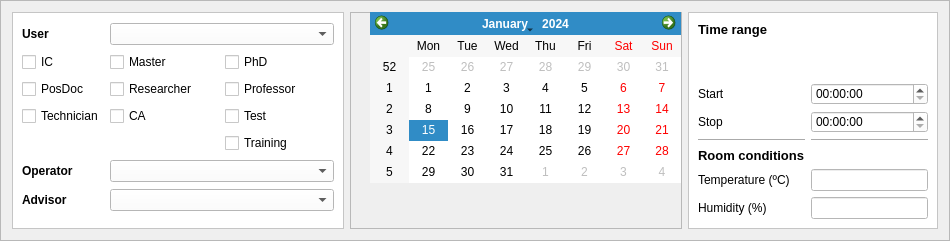
        <widget class="QFrame" name="frame_2">
         <property name="minimumSize">
          <size>
           <width>950</width>
           <height>180</height>
          </size>
         </property>
         <property name="maximumSize">
          <size>
           <width>16777215</width>
           <height>16777215</height>
          </size>
         </property>
         <property name="styleSheet">
          <string notr="true"/>
         </property>
         <property name="frameShape">
          <enum>QFrame::StyledPanel</enum>
         </property>
         <property name="frameShadow">
          <enum>QFrame::Raised</enum>
         </property>
         <layout class="QHBoxLayout" name="horizontalLayout_2">
          <item>
           <widget class="QFrame" name="frame_18">
            <property name="maximumSize">
             <size>
              <width>16777215</width>
              <height>16777215</height>
             </size>
            </property>
            <property name="styleSheet">
             <string notr="true">background-color: rgb(255, 255, 255);</string>
            </property>
            <property name="frameShape">
             <enum>QFrame::StyledPanel</enum>
            </property>
            <property name="frameShadow">
             <enum>QFrame::Raised</enum>
            </property>
            <layout class="QGridLayout" name="gridLayout">
             <item row="7" column="1" colspan="2">
              <widget class="QComboBox" name="technician_comboBox">
               <property name="minimumSize">
                <size>
                 <width>0</width>
                 <height>0</height>
                </size>
               </property>
              </widget>
             </item>
             <item row="7" column="0">
              <widget class="QLabel" name="label_26">
               <property name="font">
                <font>
                 <pointsize>9</pointsize>
                 <weight>75</weight>
                 <bold>true</bold>
                </font>
               </property>
               <property name="text">
                <string>Operator</string>
               </property>
              </widget>
             </item>
             <item row="0" column="0">
              <widget class="QLabel" name="label_24">
               <property name="maximumSize">
                <size>
                 <width>50</width>
                 <height>16777215</height>
                </size>
               </property>
               <property name="font">
                <font>
                 <pointsize>9</pointsize>
                 <weight>75</weight>
                 <bold>true</bold>
                </font>
               </property>
               <property name="text">
                <string>User</string>
               </property>
              </widget>
             </item>
             <item row="2" column="1">
              <widget class="QCheckBox" name="mestrado_checkBox">
               <property name="text">
                <string>Master</string>
               </property>
              </widget>
             </item>
             <item row="2" column="0">
              <widget class="QCheckBox" name="ic_checkBox">
               <property name="text">
                <string>IC</string>
               </property>
              </widget>
             </item>
             <item row="4" column="1">
              <widget class="QCheckBox" name="ca_checkBox">
               <property name="text">
                <string>CA</string>
               </property>
              </widget>
             </item>
             <item row="3" column="0">
              <widget class="QCheckBox" name="posdoc_checkBox">
               <property name="text">
                <string>PosDoc</string>
               </property>
              </widget>
             </item>
             <item row="3" column="1">
              <widget class="QCheckBox" name="pesquisador_checkBox">
               <property name="text">
                <string>Researcher</string>
               </property>
              </widget>
             </item>
             <item row="2" column="2">
              <widget class="QCheckBox" name="doutorado_checkBox">
               <property name="text">
                <string>PhD</string>
               </property>
              </widget>
             </item>
             <item row="4" column="0">
              <widget class="QCheckBox" name="technician_checkBox">
               <property name="text">
                <string>Technician</string>
               </property>
              </widget>
             </item>
             <item row="3" column="2">
              <widget class="QCheckBox" name="professor_checkBox">
               <property name="text">
                <string>Professor</string>
               </property>
              </widget>
             </item>
             <item row="8" column="0">
              <widget class="QLabel" name="label_25">
               <property name="font">
                <font>
                 <pointsize>9</pointsize>
                 <weight>75</weight>
                 <bold>true</bold>
                </font>
               </property>
               <property name="text">
                <string>Advisor</string>
               </property>
              </widget>
             </item>
             <item row="4" column="2">
              <widget class="QCheckBox" name="test_checkBox">
               <property name="text">
                <string>Test</string>
               </property>
              </widget>
             </item>
             <item row="8" column="1" colspan="2">
              <widget class="QComboBox" name="advisor_comboBox">
               <property name="minimumSize">
                <size>
                 <width>0</width>
                 <height>0</height>
                </size>
               </property>
              </widget>
             </item>
             <item row="0" column="1" colspan="2">
              <widget class="QComboBox" name="user_comboBox">
               <property name="minimumSize">
                <size>
                 <width>0</width>
                 <height>0</height>
                </size>
               </property>
              </widget>
             </item>
             <item row="5" column="2">
              <widget class="QCheckBox" name="treinamento_checkBox">
               <property name="text">
                <string>Training</string>
               </property>
              </widget>
             </item>
            </layout>
           </widget>
          </item>
          <item>
           <widget class="QFrame" name="frame_19">
            <property name="maximumSize">
             <size>
              <width>350</width>
              <height>16777215</height>
             </size>
            </property>
            <property name="styleSheet">
             <string notr="true"/>
            </property>
            <property name="frameShape">
             <enum>QFrame::StyledPanel</enum>
            </property>
            <property name="frameShadow">
             <enum>QFrame::Raised</enum>
            </property>
            <widget class="QCalendarWidget" name="calendarWidget">
             <property name="geometry">
              <rect>
               <x>20</x>
               <y>0</y>
               <width>311</width>
               <height>171</height>
              </rect>
             </property>
            </widget>
           </widget>
          </item>
          <item>
           <widget class="QFrame" name="frame_20">
            <property name="maximumSize">
             <size>
              <width>250</width>
              <height>16777215</height>
             </size>
            </property>
            <property name="styleSheet">
             <string notr="true">background-color: rgb(255, 255, 255);</string>
            </property>
            <property name="frameShape">
             <enum>QFrame::StyledPanel</enum>
            </property>
            <property name="frameShadow">
             <enum>QFrame::Raised</enum>
            </property>
            <layout class="QGridLayout" name="gridLayout_8">
             <item row="0" column="0">
              <widget class="QLabel" name="label_18">
               <property name="maximumSize">
                <size>
                 <width>16777215</width>
                 <height>20</height>
                </size>
               </property>
               <property name="font">
                <font>
                 <pointsize>10</pointsize>
                 <weight>75</weight>
                 <bold>true</bold>
                </font>
               </property>
               <property name="text">
                <string>Time range</string>
               </property>
              </widget>
             </item>
             <item row="2" column="0">
              <widget class="QLabel" name="label_12">
               <property name="text">
                <string>Start</string>
               </property>
              </widget>
             </item>
             <item row="3" column="0">
              <widget class="QLabel" name="label_13">
               <property name="text">
                <string>Stop</string>
               </property>
              </widget>
             </item>
             <item row="3" column="1">
              <widget class="QTimeEdit" name="stop_timeEdit">
               <property name="maximumSize">
                <size>
                 <width>200</width>
                 <height>16777215</height>
                </size>
               </property>
              </widget>
             </item>
             <item row="2" column="1">
              <widget class="QTimeEdit" name="start_timeEdit">
               <property name="maximumSize">
                <size>
                 <width>200</width>
                 <height>16777215</height>
                </size>
               </property>
              </widget>
             </item>
             <item row="6" column="0">
              <widget class="QLabel" name="label_16">
               <property name="text">
                <string>Temperature (ºC)</string>
               </property>
              </widget>
             </item>
             <item row="7" column="0">
              <widget class="QLabel" name="label_17">
               <property name="text">
                <string>Humidity (%)</string>
               </property>
              </widget>
             </item>
             <item row="5" column="0">
              <widget class="QLabel" name="label_19">
               <property name="maximumSize">
                <size>
                 <width>16777215</width>
                 <height>20</height>
                </size>
               </property>
               <property name="font">
                <font>
                 <pointsize>10</pointsize>
                 <weight>75</weight>
                 <bold>true</bold>
                </font>
               </property>
               <property name="text">
                <string>Room conditions</string>
               </property>
              </widget>
             </item>
             <item row="7" column="1">
              <widget class="QLineEdit" name="humidity_lineEdit">
               <property name="maximumSize">
                <size>
                 <width>150</width>
                 <height>16777215</height>
                </size>
               </property>
              </widget>
             </item>
             <item row="6" column="1">
              <widget class="QLineEdit" name="temperature_lineEdit">
               <property name="maximumSize">
                <size>
                 <width>150</width>
                 <height>16777215</height>
                </size>
               </property>
              </widget>
             </item>
             <item row="4" column="0">
              <widget class="Line" name="line_7">
               <property name="orientation">
                <enum>Qt::Horizontal</enum>
               </property>
              </widget>
             </item>
             <item row="4" column="1">
              <widget class="Line" name="line_8">
               <property name="orientation">
                <enum>Qt::Horizontal</enum>
               </property>
              </widget>
             </item>
             <item row="1" column="1">
              <spacer name="verticalSpacer_10">
               <property name="orientation">
                <enum>Qt::Vertical</enum>
               </property>
               <property name="sizeHint" stdset="0">
                <size>
                 <width>20</width>
                 <height>40</height>
                </size>
               </property>
              </spacer>
             </item>
            </layout>
           </widget>
          </item>
         </layout>
        </widget>
